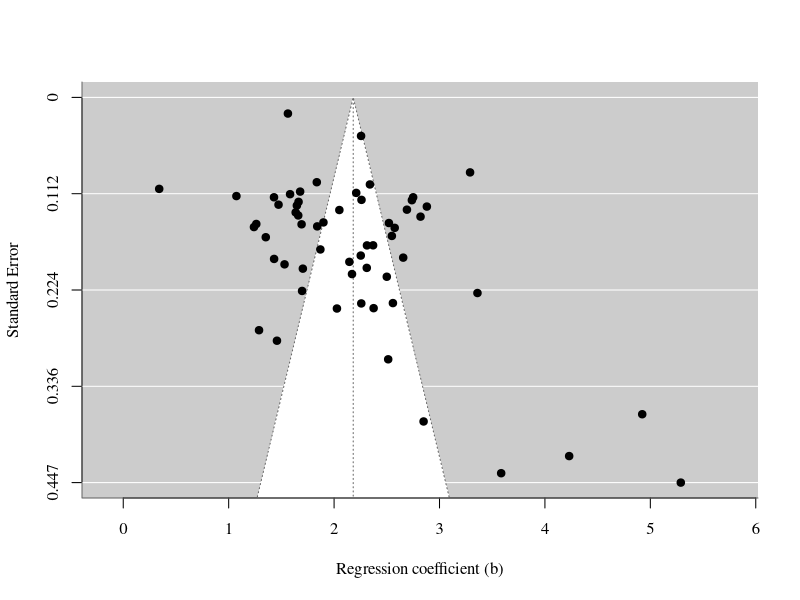
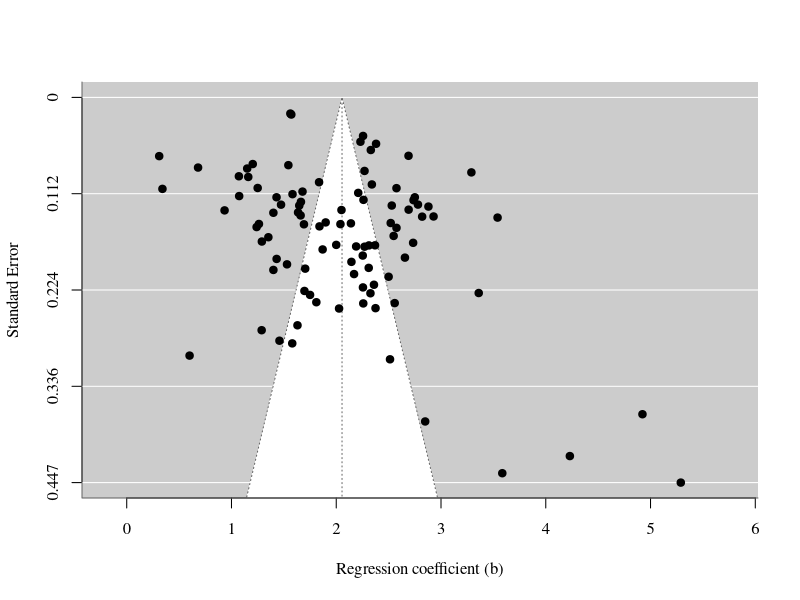
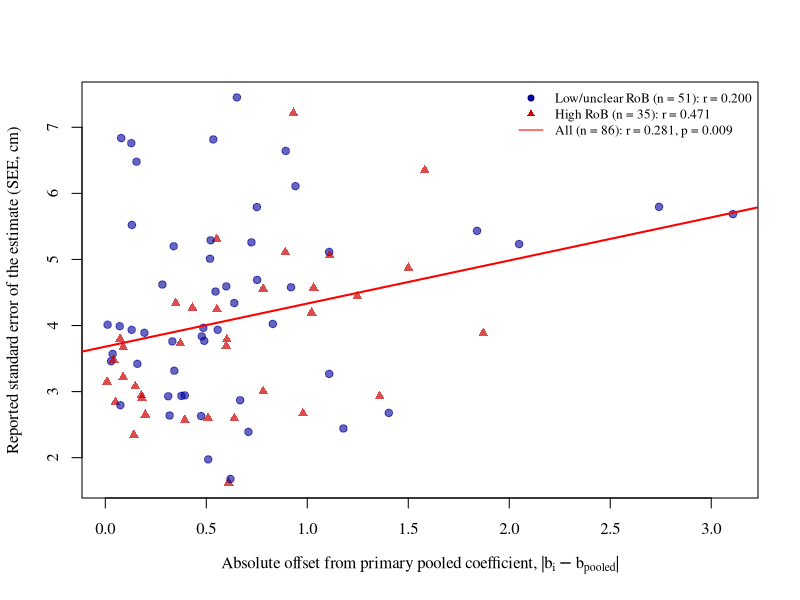
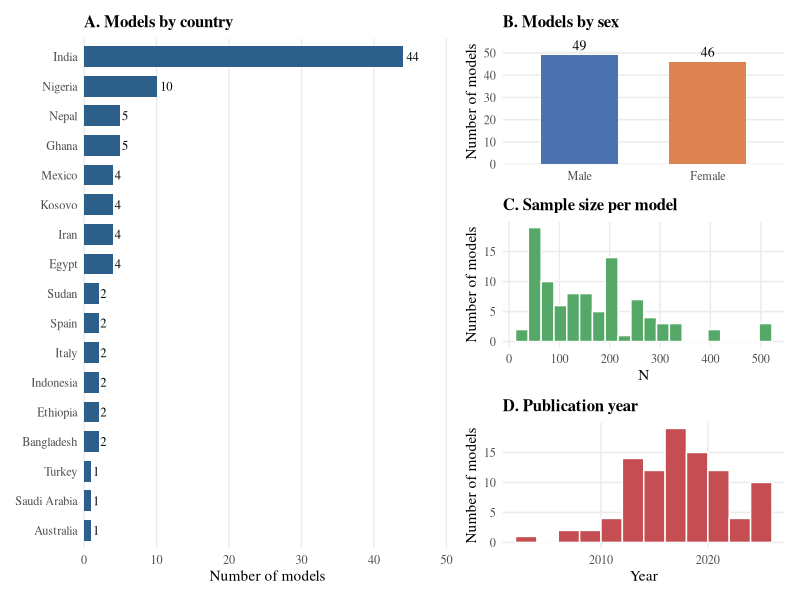
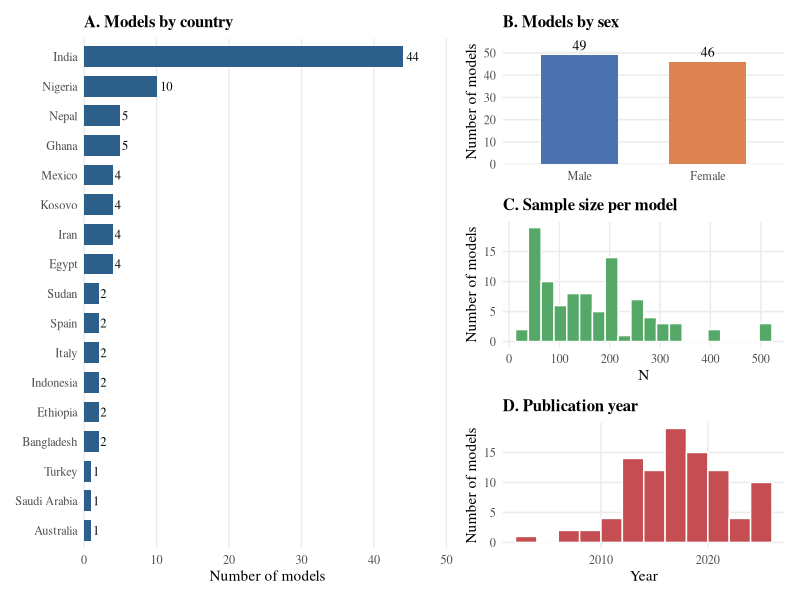
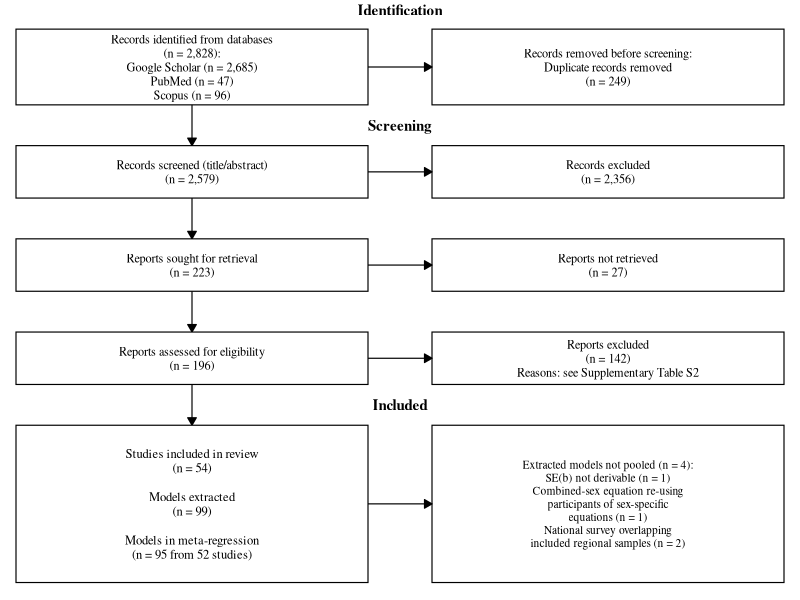
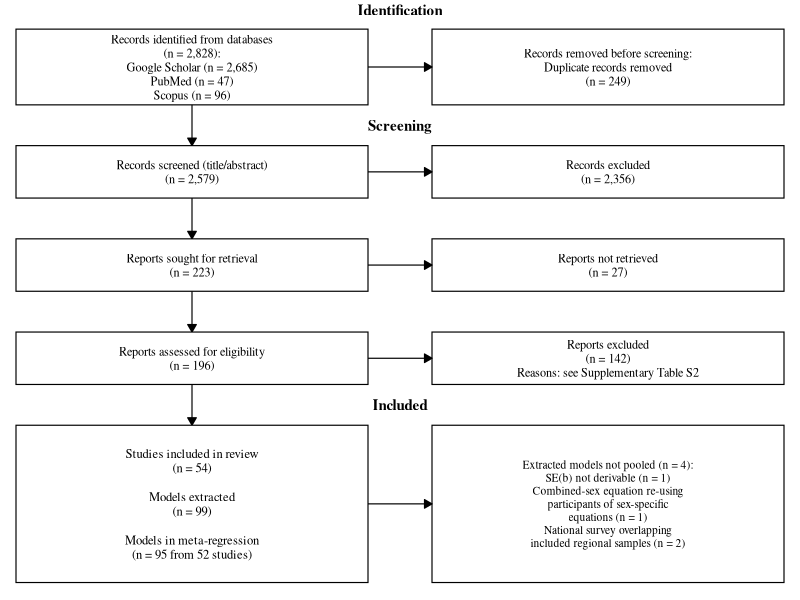
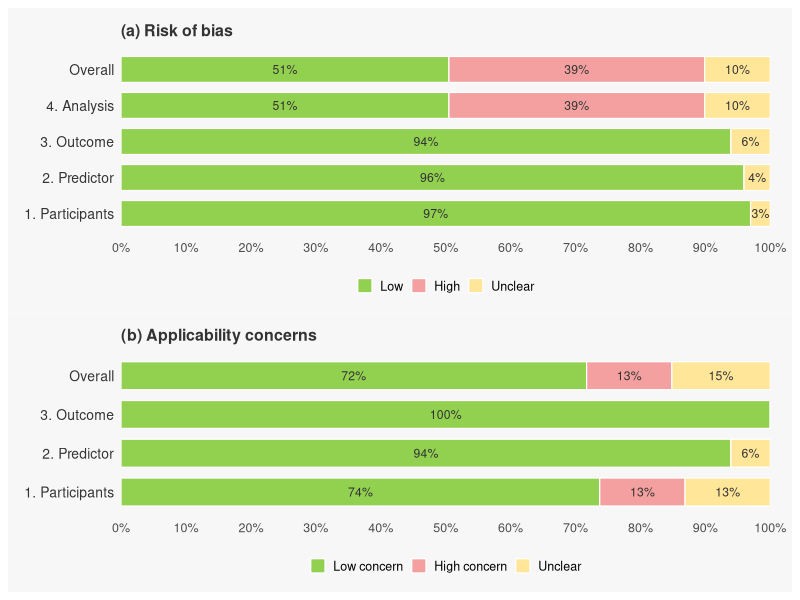

These figures' R source, in order:
## ==============================================================================
## MASTER ANALYSIS SCRIPT
## Global Regression Coefficient for Predicting Stature from Tibial Length:
## Evidence from Systematic Review and Meta-Regression
##
## Reproduces every table, statistic and figure in the manuscript. Run top to
## bottom from a folder containing the input files below.
##
## INPUT FILES
##   meta_analysis_dataset.csv            k = 95 models (all risk-of-bias strata)
##   primary_dataset_exclHighRoB.csv      k = 58 models (high analysis-domain RoB excluded)
##   offset_analysis_dataset_corrected.csv k = 86 models with SEE available
##   probast_domain_detail.csv            PROBAST judgements (Low/High/Unclear) for the
##                                         99 models extracted from the 54 included studies,
##                                         4 RoB domains, 3 applicability domains, overall
##   prisma_counts.csv                    record counts for the PRISMA flow diagram
##   validation_status.csv                validation reported for each extracted equation,
##                                         classified by TRIPOD definitions
##
##
## PACKAGES: metafor, ggplot2, dplyr, tidyr, forcats, patchwork
## ==============================================================================

suppressPackageStartupMessages({
  library(metafor); library(ggplot2); library(dplyr)
  library(tidyr);   library(forcats); library(patchwork)
})
set.seed(123456)

out <- list()   # every number reported in the manuscript is stored here

## Figures are written twice: a vector PDF (fonts embedded) for submission and a 300-dpi PNG
#save_base() wraps base-graphics figures.
save_base <- function(stem, width, height, draw) {
  png(paste0(stem, ".png"), width = width, height = height, units = "in", res = 300)
  draw(); dev.off()
  grDevices::cairo_pdf(paste0(stem, ".pdf"), width = width, height = height)
  draw(); dev.off()
}
save_gg <- function(stem, plot, width, height) {
  ggsave(paste0(stem, ".png"), plot, width = width, height = height, dpi = 300, bg = "white")
  ggsave(paste0(stem, ".pdf"), plot, width = width, height = height, device = grDevices::cairo_pdf, bg = "white")
}
add <- function(name, value) out[[name]] <<- value

## ------------------------------------------------------------------------
## 0. DATA
## ------------------------------------------------------------------------
dat_full    <- read.csv("meta_analysis_dataset.csv", stringsAsFactors = FALSE)
dat_primary <- read.csv("primary_dataset_exclHighRoB.csv", stringsAsFactors = FALSE)
dat_offset  <- read.csv("offset_analysis_dataset_corrected.csv", stringsAsFactors = FALSE)
rob         <- read.csv("probast_domain_detail.csv", stringsAsFactors = FALSE)
prisma      <- read.csv("prisma_counts.csv", stringsAsFactors = FALSE)
dat_full$vi    <- dat_full$SEb^2
dat_primary$vi <- dat_primary$SEb^2
dat_full$label    <- paste0(dat_full$author_sex, ", ", dat_full$year)
dat_primary$label <- paste0(dat_primary$author_sex, ", ", dat_primary$year)

r2_analogue <- function(base, mod) max(0, (base$tau2 - mod$tau2) / base$tau2 * 100)

## ==============================================================================
## A. POOLED ESTIMATES AND GEOGRAPHIC MODERATORS (Table 1)
## ==============================================================================
res_primary    <- rma(b, vi, data = dat_primary, method = "REML", slab = label)
res_allstudies <- rma(b, vi, data = dat_full,    method = "REML", slab = label)

res_country_primary   <- rma(b, vi, mods = ~ factor(country),   data = dat_primary, method = "REML")
res_continent_primary <- rma(b, vi, mods = ~ factor(continent), data = dat_primary, method = "REML")
res_country_full      <- rma(b, vi, mods = ~ factor(country),   data = dat_full,    method = "REML")
res_continent_full    <- rma(b, vi, mods = ~ factor(continent), data = dat_full,    method = "REML")

for (nm in c("primary", "allstudies")) {
  r <- get(paste0("res_", nm))
  add(paste0(nm, "_k"), r$k); add(paste0(nm, "_b"), r$b[1])
  add(paste0(nm, "_lb"), r$ci.lb); add(paste0(nm, "_ub"), r$ci.ub)
  add(paste0(nm, "_z"), r$zval); add(paste0(nm, "_p"), r$pval)
  add(paste0(nm, "_tau2"), r$tau2); add(paste0(nm, "_I2"), r$I2)
  add(paste0(nm, "_QE"), r$QE); add(paste0(nm, "_QEp"), r$QEp)
}
for (nm in c("country_primary", "continent_primary", "country_full", "continent_full")) {
  r <- get(paste0("res_", nm))
  base <- if (grepl("primary", nm)) res_primary else res_allstudies
  add(paste0(nm, "_QM"), r$QM); add(paste0(nm, "_df"), r$QMdf[1]); add(paste0(nm, "_p"), r$QMp)
  add(paste0(nm, "_I2res"), r$I2); add(paste0(nm, "_R2"), r2_analogue(base, r))
}
## Country coefficients significant at p < 0.05 (primary model)
cc <- coef(summary(res_country_primary))
cc <- cc[-1, , drop = FALSE]
add("country_primary_reference", levels(factor(dat_primary$country))[1])
add("country_primary_sig", paste(sprintf("%s (%.3f, p=%.3f)", sub("factor\\(country\\)", "", rownames(cc)[cc$pval < 0.05]),
                                         cc$estimate[cc$pval < 0.05], cc$pval[cc$pval < 0.05]), collapse = "; "))
ct <- coef(summary(res_continent_primary))[-1, , drop = FALSE]
add("continent_primary_reference", levels(factor(dat_primary$continent))[1])
add("continent_primary_coefs", paste(sprintf("%s (%.3f, p=%.3f)", sub("factor\\(continent\\)", "", rownames(ct)), ct$estimate, ct$pval), collapse = "; "))

table1 <- data.frame(
  Model = c("Primary (high RoB excluded)", "+ Country moderator", "+ Continent moderator",
            "All-studies sensitivity", "+ Country moderator", "+ Continent moderator"),
  k = c(rep(res_primary$k, 3), rep(res_allstudies$k, 3)),
  Pooled_b_95CI = c(sprintf("%.3f (%.3f-%.3f)", res_primary$b[1], res_primary$ci.lb, res_primary$ci.ub),
                    sprintf("QM p = %.3f", res_country_primary$QMp), sprintf("QM p = %.3f", res_continent_primary$QMp),
                    sprintf("%.3f (%.3f-%.3f)", res_allstudies$b[1], res_allstudies$ci.lb, res_allstudies$ci.ub),
                    sprintf("QM p = %.3f", res_country_full$QMp), sprintf("QM p = %.3f", res_continent_full$QMp)),
  I2_pct = round(c(res_primary$I2, res_country_primary$I2, res_continent_primary$I2,
                   res_allstudies$I2, res_country_full$I2, res_continent_full$I2), 2))
write.csv(table1, "Table1_pooled_estimates.csv", row.names = FALSE)

## ==============================================================================
## B. RISK-OF-BIAS AND AGE SENSITIVITY (Table 2)
## ==============================================================================
res_lowOnly <- rma(b, vi, data = subset(dat_full, RoB_Domain4 == "Low RoB"), method = "REML")
res_age18   <- rma(b, vi, data = subset(dat_primary, !age_lower17), method = "REML")
res_age18_full <- rma(b, vi, data = subset(dat_full, !age_lower17), method = "REML")

sens_row <- function(lab, r) data.frame(Analysis = lab, k = r$k, b = round(r$b[1], 3),
  CI = sprintf("%.3f to %.3f", r$ci.lb, r$ci.ub), tau2 = round(r$tau2, 3), I2 = round(r$I2, 2),
  Q = sprintf("%.2f (%d)", r$QE, r$k - 1), p = ifelse(r$QEp < 0.0001, "<0.0001", sprintf("%.4f", r$QEp)))
table2 <- rbind(sens_row("Full sample (all risk-of-bias levels)", res_allstudies),
                sens_row("Primary (high RoB excluded)", res_primary),
                sens_row("Low RoB only", res_lowOnly),
                sens_row("Primary, excluding samples with lower age bound of 17 y", res_age18))
write.csv(table2, "Table2_sensitivity.csv", row.names = FALSE)
for (nm in c("lowOnly", "age18", "age18_full")) {
  r <- get(paste0("res_", nm))
  add(paste0(nm, "_k"), r$k); add(paste0(nm, "_b"), r$b[1]); add(paste0(nm, "_lb"), r$ci.lb)
  add(paste0(nm, "_ub"), r$ci.ub); add(paste0(nm, "_tau2"), r$tau2); add(paste0(nm, "_I2"), r$I2)
  add(paste0(nm, "_QE"), r$QE)
}

dat_full$RoB_Domain4 <- factor(dat_full$RoB_Domain4, levels = c("Low RoB", "High RoB", "Unclear"))
res_rob_mod <- rma(b, vi, mods = ~ RoB_Domain4, data = dat_full, method = "REML")
add("robmod_QM", res_rob_mod$QM); add("robmod_df", res_rob_mod$QMdf[1]); add("robmod_p", res_rob_mod$QMp)
add("robmod_R2", r2_analogue(res_allstudies, res_rob_mod))
rc <- coef(summary(res_rob_mod))
add("robmod_high_est", rc["RoB_Domain4High RoB", "estimate"]); add("robmod_high_p", rc["RoB_Domain4High RoB", "pval"])
add("robmod_unclear_est", rc["RoB_Domain4Unclear", "estimate"]); add("robmod_unclear_p", rc["RoB_Domain4Unclear", "pval"])

## ==============================================================================
## C. PUBLICATION BIAS
## ==============================================================================
egger_primary <- regtest(res_primary,    model = "rma")
egger_full    <- regtest(res_allstudies, model = "rma")
tf_primary    <- trimfill(res_primary)
tf_full       <- trimfill(res_allstudies)
add("egger_primary_z", egger_primary$zval); add("egger_primary_p", egger_primary$pval)
add("egger_full_z", egger_full$zval);       add("egger_full_p", egger_full$pval)
add("tf_primary_k0", tf_primary$k0); add("tf_primary_side", tf_primary$side); add("tf_primary_b", tf_primary$b[1])
add("tf_full_k0", tf_full$k0);       add("tf_full_side", tf_full$side);       add("tf_full_b", tf_full$b[1])

outlier_models <- c(26, 27, 72, 83)   # Esomonu M/F, Tiwari & Datta M, Okwan F
res_primary_sens   <- rma(b, vi, data = subset(dat_primary, !model %in% outlier_models), method = "REML")
egger_primary_sens <- regtest(res_primary_sens, model = "rma")
add("outlier_k", res_primary_sens$k); add("outlier_b", res_primary_sens$b[1])
add("outlier_lb", res_primary_sens$ci.lb); add("outlier_ub", res_primary_sens$ci.ub)
add("outlier_I2", res_primary_sens$I2)
add("outlier_egger_z", egger_primary_sens$zval); add("outlier_egger_p", egger_primary_sens$pval)
## Check the four studies are still the most extreme on b and SE in the primary set
add("outlier_check", paste(dat_primary$author_sex[order(-dat_primary$b)][1:4], collapse = "; "))

save_base("Figure5_Funnel_Primary", 7.5, 6.25, function() {
  par(family = "serif"); funnel(res_primary, xlab = "Regression coefficient (b)") })
save_base("Figure6_Funnel_AllStudies", 7.5, 6.25, function() {
  par(family = "serif"); funnel(res_allstudies, xlab = "Regression coefficient (b)") })

## ==============================================================================
## D. LEAVE-ONE-OUT (primary)
## ==============================================================================
loo <- as.data.frame(leave1out(res_primary))
loo$model <- dat_primary$model; loo$study <- dat_primary$label
write.csv(loo, "LeaveOneOut_primary.csv", row.names = FALSE)
add("loo_min", min(loo$estimate)); add("loo_max", max(loo$estimate))
add("loo_min_study", loo$study[which.min(loo$estimate)]); add("loo_max_study", loo$study[which.max(loo$estimate)])
add("loo_I2_min", min(loo$I2)); add("loo_I2_max", max(loo$I2))

## ==============================================================================
## E. SEX
## ==============================================================================
sex_models <- function(d, tag) {
  m <- rma(b, vi, data = subset(d, sex_cat == "Male"),   method = "REML")
  f <- rma(b, vi, data = subset(d, sex_cat == "Female"), method = "REML")
  s <- rma(b, vi, mods = ~ factor(sex_cat), data = subset(d, sex_cat %in% c("Male", "Female")), method = "REML")
  add(paste0(tag, "_male_k"), m$k); add(paste0(tag, "_male_b"), m$b[1]); add(paste0(tag, "_male_lb"), m$ci.lb); add(paste0(tag, "_male_ub"), m$ci.ub)
  add(paste0(tag, "_female_k"), f$k); add(paste0(tag, "_female_b"), f$b[1]); add(paste0(tag, "_female_lb"), f$ci.lb); add(paste0(tag, "_female_ub"), f$ci.ub)
  add(paste0(tag, "_sex_QM"), s$QM); add(paste0(tag, "_sex_p"), s$QMp)
  list(m = m, f = f)
}
sex_p <- sex_models(dat_primary, "primary")
sex_f <- sex_models(dat_full, "full")

## ==============================================================================
## F. OFFSET FROM POOLED b vs SEE (reference = primary pooled b; test set = all
##    models with SEE, including high-RoB models)
## ==============================================================================
b_ref <- res_primary$b[1]
dat_offset$abs_offset <- abs(dat_offset$b - b_ref)
dat_offset$high <- dat_offset$RoB_Domain4 == "High RoB"
pe <- cor.test(dat_offset$abs_offset, dat_offset$SEE)
sp <- suppressWarnings(cor.test(dat_offset$abs_offset, dat_offset$SEE, method = "spearman"))
lm_u <- lm(SEE ~ abs_offset, data = dat_offset)
lm_w <- lm(SEE ~ abs_offset, data = dat_offset, weights = 1 / SEb^2)
ch <- cor.test(dat_offset$abs_offset[dat_offset$high],  dat_offset$SEE[dat_offset$high])
cl <- cor.test(dat_offset$abs_offset[!dat_offset$high], dat_offset$SEE[!dat_offset$high])
add("offset_k", nrow(dat_offset)); add("offset_ref_b", b_ref)
add("offset_r", unname(pe$estimate)); add("offset_p", pe$p.value)
add("offset_rho", unname(sp$estimate)); add("offset_rho_p", sp$p.value)
add("offset_slope", coef(lm_u)[2]); add("offset_slope_se", coef(summary(lm_u))[2, 2])
add("offset_slope_p", coef(summary(lm_u))[2, 4]); add("offset_R2", summary(lm_u)$r.squared)
add("offset_wslope", coef(lm_w)[2]); add("offset_wslope_se", coef(summary(lm_w))[2, 2]); add("offset_wslope_p", coef(summary(lm_w))[2, 4])
add("offset_high_n", sum(dat_offset$high)); add("offset_high_r", unname(ch$estimate)); add("offset_high_p", ch$p.value)
add("offset_low_n", sum(!dat_offset$high)); add("offset_low_r", unname(cl$estimate)); add("offset_low_p", cl$p.value)
add("offset_high_mean", mean(dat_offset$abs_offset[dat_offset$high])); add("offset_low_mean", mean(dat_offset$abs_offset[!dat_offset$high]))

save_base("Figure7_OffsetVsSEE", 8.33, 6.67, function() {
par(family = "serif")
plot(dat_offset$abs_offset, dat_offset$SEE,
     xlab = expression("Absolute offset from primary pooled coefficient, |" * b[i] - b[pooled] * "|"),
     ylab = "Reported standard error of the estimate (SEE, cm)",
     pch = ifelse(dat_offset$high, 17, 19),
     col = ifelse(dat_offset$high, rgb(0.8, 0, 0, 0.7), rgb(0, 0, 0.6, 0.6)))
abline(lm_u, col = "red", lwd = 2)
legend("topright", bty = "n", cex = 0.8, pch = c(19, 17, NA), lty = c(NA, NA, 1), col = c(rgb(0, 0, 0.6), rgb(0.8, 0, 0), "red"),
       legend = c(sprintf("Low/unclear RoB (n = %d): r = %.3f", sum(!dat_offset$high), cl$estimate),
                  sprintf("High RoB (n = %d): r = %.3f", sum(dat_offset$high), ch$estimate),
                  sprintf("All (n = %d): r = %.3f, p = %.3f", nrow(dat_offset), pe$estimate, pe$p.value)))
})

## ==============================================================================
## G. STUDY CHARACTERISTICS (Figure 3) and descriptive numbers
## ==============================================================================
add("primary_countries", length(unique(dat_primary$country)))
add("primary_country_counts", paste(sprintf("%s (%d)", names(sort(table(dat_primary$country), decreasing = TRUE)),
                                            sort(table(dat_primary$country), decreasing = TRUE)), collapse = ", "))
add("primary_N_min", min(dat_primary$N)); add("primary_N_max", max(dat_primary$N))
add("primary_N_median", median(dat_primary$N)); add("primary_N_total", sum(dat_primary$N))
add("primary_year_min", min(dat_primary$year)); add("primary_year_max", max(dat_primary$year))
add("full_countries", length(unique(dat_full$country))); add("full_continents", length(unique(dat_full$continent)))
add("full_N_total", sum(dat_full$N)); add("full_india", sum(dat_full$country == "India"))
add("primary_india", sum(dat_primary$country == "India"))
add("full_continent_counts", paste(sprintf("%s (%d)", names(sort(table(dat_full$continent), decreasing = TRUE)),
                                           sort(table(dat_full$continent), decreasing = TRUE)), collapse = ", "))

theme_char <- theme_minimal(base_family = "serif", base_size = 11) +
  theme(panel.grid.minor = element_blank(), plot.title = element_text(face = "bold", size = 12))
pa <- dat_full %>% count(country) %>% mutate(country = fct_reorder(country, n)) %>%
  ggplot(aes(country, n)) + geom_col(fill = "#2C5F8A", width = 0.7) +
  geom_text(aes(label = n), hjust = -0.3, size = 3.2, family = "serif") + coord_flip(clip = "off") +
  scale_y_continuous(expand = expansion(mult = c(0, 0.15))) +
  labs(title = "A. Models by country", x = NULL, y = "Number of models") + theme_char +
  theme(panel.grid.major.y = element_blank())
pb <- dat_full %>% count(sex_cat) %>% mutate(sex_cat = factor(sex_cat, levels = c("Male", "Female"))) %>%
  ggplot(aes(sex_cat, n, fill = sex_cat)) + geom_col(width = 0.6, show.legend = FALSE) +
  geom_text(aes(label = n), vjust = -0.5, size = 3.5, family = "serif") +
  scale_fill_manual(values = c(Male = "#4C72B0", Female = "#DD8452")) +
  scale_y_continuous(expand = expansion(mult = c(0, 0.15))) +
  labs(title = "B. Models by sex", x = NULL, y = "Number of models") + theme_char +
  theme(panel.grid.major.x = element_blank())
pc <- ggplot(dat_full, aes(N)) + geom_histogram(bins = 20, fill = "#55A868", color = "white") +
  labs(title = "C. Sample size per model", x = "N", y = "Number of models") + theme_char
pd <- ggplot(dat_full, aes(year)) + geom_histogram(binwidth = 2, fill = "#C44E52", color = "white", boundary = 2000) +
  labs(title = "D. Publication year", x = "Year", y = "Number of models") + theme_char
save_gg("Figure3_Study_Characteristics", (pa | (pb / pc / pd)) + plot_layout(widths = c(1.3, 1)),
       width = 11, height = 8)

## ==============================================================================
## H. PRISMA 2020 FLOW DIAGRAM (Figure 1)
## ==============================================================================
pv <- setNames(prisma$n, prisma$item)
box <- function(x1, x2, y1, y2, label, size = 3.1)
  list(annotate("rect", xmin = x1, xmax = x2, ymin = y1, ymax = y2, fill = "white", colour = "black", linewidth = 0.4),
       annotate("text", x = (x1 + x2) / 2, y = (y1 + y2) / 2, label = label, size = size, family = "serif", lineheight = 0.95))
arr <- function(x1, y1, x2, y2) annotate("segment", x = x1, y = y1, xend = x2, yend = y2,
                                         arrow = arrow(length = unit(2.2, "mm"), type = "closed"), linewidth = 0.4)
fmt <- function(x) format(x, big.mark = ",")
p_prisma <- ggplot() + coord_cartesian(xlim = c(0, 100), ylim = c(0, 103), expand = FALSE) + theme_void(base_family = "serif") +
  box(2, 46, 85, 98, sprintf("Records identified from databases\n(n = %s):\nGoogle Scholar (n = %s)\nPubMed (n = %s)\nScopus (n = %s)",
                             fmt(pv["google"] + pv["pubmed"] + pv["scopus"]), fmt(pv["google"]), fmt(pv["pubmed"]), fmt(pv["scopus"]))) +
  box(54, 98, 85, 98, sprintf("Records removed before screening:\nDuplicate records removed\n(n = %s)",
                              fmt(pv["google"] + pv["pubmed"] + pv["scopus"] - pv["after_dedup"]))) +
  arr(46, 91.5, 54, 91.5) + arr(24, 85, 24, 78) +
  box(2, 46, 69, 78, sprintf("Records screened (title/abstract)\n(n = %s)", fmt(pv["after_dedup"]))) +
  box(54, 98, 69, 78, sprintf("Records excluded\n(n = %s)", fmt(pv["after_dedup"] - pv["after_title_abstract"]))) +
  arr(46, 73.5, 54, 73.5) + arr(24, 69, 24, 62) +
  box(2, 46, 53, 62, sprintf("Reports sought for retrieval\n(n = %s)", fmt(pv["after_title_abstract"]))) +
  box(54, 98, 53, 62, sprintf("Reports not retrieved\n(n = %s)", fmt(pv["not_retrieved"]))) +
  arr(46, 57.5, 54, 57.5) + arr(24, 53, 24, 46) +
  box(2, 46, 37, 46, sprintf("Reports assessed for eligibility\n(n = %s)", fmt(pv["after_title_abstract"] - pv["not_retrieved"]))) +
  box(54, 98, 37, 46, sprintf("Reports excluded\n(n = %s)\nReasons: see Supplementary Table S2", fmt(pv["after_title_abstract"] - pv["not_retrieved"] - pv["after_fulltext"]))) +
  arr(46, 41.5, 54, 41.5) + arr(24, 37, 24, 30) +
  box(2, 46, 3, 30, sprintf(paste0("Studies included in review\n(n = %d)\n\nModels extracted\n(n = %d)\n\n",
                                   "Models in meta-regression\n(n = %d from %d studies)"),
                            pv["after_fulltext"], nrow(rob), nrow(dat_full), pv["studies_in_synthesis"]), size = 3.2) +
  box(54, 98, 3, 30, paste0("Extracted models not pooled (n = ", nrow(rob) - nrow(dat_full), "):\n",
                            "SE(b) not derivable (n = 1)\n",
                            "Combined-sex equation re-using\nparticipants of sex-specific\nequations (n = 1)\n",
                            "National survey overlapping\nincluded regional samples (n = 2)"), size = 2.9) +
  arr(46, 16.5, 54, 16.5) +
  annotate("text", x = 50, y = 101.3, label = "Identification", fontface = "bold", family = "serif", size = 3.8) +
  annotate("text", x = 50, y = 81.5, label = "Screening", fontface = "bold", family = "serif", size = 3.8) +
  annotate("text", x = 50, y = 33.5, label = "Included", fontface = "bold", family = "serif", size = 3.8)
save_gg("Figure1_PRISMA_flow_diagram", p_prisma, width = 9.5, height = 11.5)

## ==============================================================================
## I. PROBAST SUMMARY (Figure 2) and traffic-light plot
## ==============================================================================
pal <- c(Low = "#92D050", High = "#F4A0A0", Unclear = "#FFE699")
make_panel <- function(df, cols, labels, title, legend_labels) {
  summ <- df %>% select(model, all_of(cols)) %>%
    pivot_longer(-model, names_to = "domain", values_to = "judgement") %>%
    mutate(domain = factor(domain, levels = cols, labels = labels),
           judgement = factor(judgement, levels = c("Low", "High", "Unclear"))) %>%
    count(domain, judgement, .drop = FALSE) %>% group_by(domain) %>% mutate(pct = n / sum(n) * 100) %>% ungroup()
  ggplot(summ, aes(domain, pct, fill = judgement)) +
    geom_col(width = 0.72, colour = "white", linewidth = 0.4, position = position_stack(reverse = TRUE)) +
    geom_text(aes(label = ifelse(pct >= 3, paste0(round(pct), "%"), "")),
              position = position_stack(vjust = 0.5, reverse = TRUE), size = 3.1, colour = "grey20") +
    coord_flip() +
    scale_fill_manual(values = pal, labels = legend_labels, drop = FALSE, name = NULL) +
    scale_y_continuous(breaks = seq(0, 100, 10), labels = paste0(seq(0, 100, 10), "%"), expand = c(0, 0)) +
    labs(title = title, x = NULL, y = NULL) + theme_minimal(base_size = 11) +
    theme(panel.grid = element_blank(), axis.text.y = element_text(size = 10, colour = "grey20"),
          axis.text.x = element_text(size = 9, colour = "grey30"), axis.ticks = element_blank(),
          legend.position = "bottom", legend.key.size = unit(0.4, "cm"), legend.text = element_text(size = 9),
          plot.title = element_text(face = "bold", size = 11.5, colour = "grey20"),
          plot.background = element_rect(fill = "grey97", colour = NA), plot.margin = margin(12, 16, 8, 12))
}
p_rob <- make_panel(rob, c("D1_RoB", "D2_RoB", "D3_RoB", "D4_RoB", "Overall_RoB"),
                    c("1. Participants", "2. Predictor", "3. Outcome", "4. Analysis", "Overall"),
                    "(a) Risk of bias", c("Low", "High", "Unclear"))
p_app <- make_panel(rob, c("D1_App", "D2_App", "D3_App", "Overall_App"),
                    c("1. Participants", "2. Predictor", "3. Outcome", "Overall"),
                    "(b) Applicability concerns", c("Low concern", "High concern", "Unclear"))
save_gg("Figure2_RoB_Applicability_Summary", p_rob / p_app + plot_layout(heights = c(1.15, 1)),
       width = 8.2, height = 7.2)
for (d in c("D1_RoB", "D2_RoB", "D3_RoB", "D4_RoB", "Overall_RoB", "D1_App", "D2_App", "D3_App", "Overall_App"))
  for (j in c("Low", "High", "Unclear")) add(paste0("rob_", d, "_", j), sum(rob[[d]] == j))
add("rob_n", nrow(rob))

## validation reported by the source studies (TRIPOD definitions: a holdout or split
## sample from the derivation data is internal validation; external validation needs
## independent data from a different setting, time or population)
val <- read.csv("validation_status.csv", stringsAsFactors = FALSE)
stopifnot(nrow(val) == nrow(rob))
add("val_external",          sum(val$validation == "External"))
add("val_internal",          sum(val$validation == "Internal"))
add("val_internal_studies",  length(unique(val$study[val$validation == "Internal"])))
add("val_none",              sum(val$validation == "None reported"))
add("val_other",             sum(!val$validation %in% c("External", "Internal", "None reported")))
add("val_other_studies",     length(unique(val$study[!val$validation %in% c("External", "Internal", "None reported")])))
add("val_internal_primary",  sum(val$validation == "Internal" & val$model %in% dat_primary$model))

traffic <- rob %>% select(model, D1 = D1_RoB, D2 = D2_RoB, D3 = D3_RoB, D4 = D4_RoB) %>%
  pivot_longer(-model, names_to = "domain", values_to = "judgement") %>%
  mutate(domain = recode(domain, D1 = "1. Participants", D2 = "2. Predictor", D3 = "3. Outcome", D4 = "4. Analysis"),
         judgement = factor(judgement, levels = c("Low", "High", "Unclear")),
         symbol = recode(as.character(judgement), Low = "+", Unclear = "?", High = "−"))
save_gg("FigureS1_RoB_TrafficLight",
       ggplot(traffic, aes(domain, fct_rev(factor(model)), fill = judgement)) + geom_tile(colour = "white", linewidth = 0.3) +
         geom_text(aes(label = symbol), size = 2.6, family = "serif", fontface = "bold", colour = "grey20") +
         scale_fill_manual(values = pal, name = "Judgement") + labs(x = NULL, y = "Model number") +
         theme_minimal(base_family = "serif", base_size = 8) +
         theme(axis.text.y = element_text(size = 5), axis.text.x = element_text(size = 9, face = "bold"),
               panel.grid = element_blank(), legend.position = "top"),
       width = 6, height = 14)

## ==============================================================================
## J. FOREST PLOTS (Figures 4 and 8)
## ==============================================================================
save_base("Figure4_Forest_Overall", 9, 15, function() {
par(family = "serif")
forest(res_primary, xlab = "Regression coefficient (b): cm of stature per cm of tibial length",
       header = c("Study (sex), year", "b [95% CI]"),
       mlab = sprintf("Random-effects model (k = %d; I² = %.1f%%)", res_primary$k, res_primary$I2),
       cex = 0.68, cex.lab = 0.9, cex.axis = 0.8, col = "#2C5F8A", border = "#2C5F8A", shade = TRUE)
})

mk <- function(d) { d$vi <- d$SEb^2; rma(b, vi, data = d, method = "REML", slab = label) }
res_m <- mk(subset(dat_primary, sex_cat == "Male")); res_f <- mk(subset(dat_primary, sex_cat == "Female"))
save_base("Figure8_Forest_BySex", 15, 11, function() {
par(mfrow = c(1, 2), family = "serif")
forest(res_m, xlab = "Regression coefficient (b)", header = c("Male models", "b [95% CI]"),
       mlab = sprintf("Pooled, males (k = %d; I² = %.1f%%)", res_m$k, res_m$I2),
       cex = 0.75, col = "#4C72B0", border = "#4C72B0", shade = TRUE)
title("A. Male-specific models", cex.main = 1.1)
forest(res_f, xlab = "Regression coefficient (b)", header = c("Female models", "b [95% CI]"),
       mlab = sprintf("Pooled, females (k = %d; I² = %.1f%%)", res_f$k, res_f$I2),
       cex = 0.75, col = "#DD8452", border = "#DD8452", shade = TRUE)
title("B. Female-specific models", cex.main = 1.1)
})

## ==============================================================================
## OUTPUT: key numbers
## ==============================================================================
kn <- data.frame(name = names(out), value = sapply(out, function(x) if (is.numeric(x)) format(x, digits = 10) else as.character(x)))
write.csv(kn, "manuscript_key_numbers.csv", row.names = FALSE)
cat("Done. Key numbers written to manuscript_key_numbers.csv\n")
